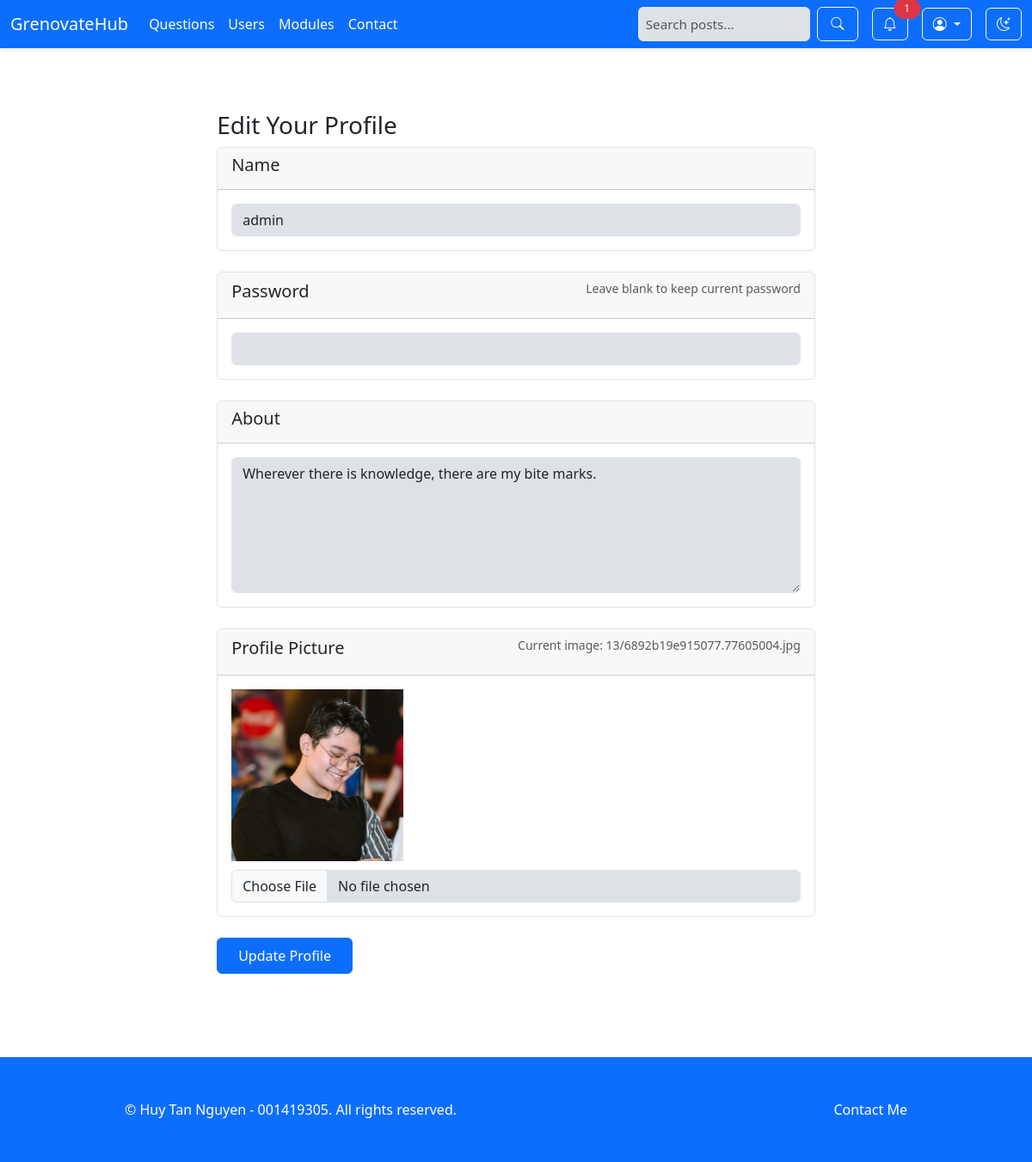
The page /web1-project-final/edit_user_info.php (signed in) on the database its author committed.
### tables this page shows
CREATE TABLE `users` (
  `ID` bigint(20) NOT NULL,
  `Username` varchar(50) NOT NULL,
  `Password` varchar(255) NOT NULL,
  `Email` varchar(100) NOT NULL,
  `Name` varchar(100) DEFAULT NULL,
  `ProfilePicture` varchar(255) DEFAULT NULL,
  `Reputation` bigint(20) DEFAULT 0,
  `DateJoined` timestamp NOT NULL DEFAULT current_timestamp(),
  `About` text DEFAULT NULL
);

### web1-project-final/edit_user_info.php (called while the page is built, shortened)
<?php
include_once 'includes/DatabaseConnection.php';
include_once 'includes/DatabaseFunction.php';
try {
    $user = getUserInfoForEdit($pdo, $_SESSION['user_id']);
    include 'templates/edit_user_info.html.php';
} catch (Exception $e) {
    $title = 'An error has occurred';
    $output = 'Error: ' . $e->getMessage();
}
include 'templates/layout.html.php';
?>

### web1-project-final/includes/DatabaseFunction.php (called while the page is built, shortened)
<?php
function query($pdo, $sql, $parameters = []) {
    $query = $pdo->prepare($sql);
    foreach ($parameters as $key => $value) {
        if (is_int($value)) {
            $query->bindValue($key, $value, PDO::PARAM_INT);
        } else if (is_bool($value)) {
            $query->bindValue($key, $value, PDO::PARAM_BOOL);
        } else if (is_null($value)) {
            $query->bindValue($key, $value, PDO::PARAM_NULL);
        } else {
            $query->bindValue($key, $value, PDO::PARAM_STR);
        }
    }
    $query->execute();
    return $query;
}
function fetchOne($pdo, $sql, $parameters = []) {
    $query = query($pdo, $sql, $parameters);
    return $query->fetch(PDO::FETCH_ASSOC);
}
function getUserInfoForEdit($pdo, $userId) {
  $sql = 'SELECT Name, Email, About, ProfilePicture FROM Users WHERE ID = :id';
  return fetchOne($pdo, $sql, [':id' => $userId]);
}

### web1-project-final/templates/edit_user_info.html.php (the view, shortened to what this page needs)
<div class="container mt-4" style="max-width: 1000px;">
    <div class="col-lg-10 mx-auto py-4 px-5">
        <h2 class="h3 font-weight-bold mb-2">Edit Your Profile</h2>
        <form action="" method="POST" enctype="multipart/form-data" class="space-y-4" id="edit-user-form">
            <div class="card">
                <div class="card-header">
                    <h3 class="h5 font-weight-bold">Name</h3>
                </div>
                <div class="card-body">
                    <input type="text" name="name" id="name" class="form-control" value="<?php echo htmlspecialchars($user['Name'] ?? ''); ?>" maxlength="100">
                </div>
            </div>
            <br>
            <div class="card">
                <div class="card-header">
                    <h3 class="h5 font-weight-bold">Password</h3>
                    <p class="text-muted small">Leave blank to keep current password</p>
                </div>
                <div class="card-body">
                    <input type="password" name="password" id="password" class="form-control" minlength="8">
                </div>
            </div>
            <br>
            <div class="card">
                <div class="card-header">
                    <h3 class="h5 font-weight-bold">About</h3>
                </div>
                <div class="card-body">
                    <textarea name="about" id="about" class="form-control" rows="6"><?php echo htmlspecialchars($user['About'] ?? ''); ?></textarea>
                </div>
            </div>
            <br>
            <div class="card">
                <div class="card-header">
                    <h3 class="h5 font-weight-bold">Profile Picture</h3>
                    <p class="text-muted small">Current image: <?php echo $user['ProfilePicture'] ? htmlspecialchars($user['ProfilePicture']) : 'None'; ?></p>
                </div>
                <div class="card-body">
                    <?php if ($user['ProfilePicture']): ?>
                        <img src="upload/uploads/<?php echo htmlspecialchars($user['ProfilePicture']); ?>" alt="Current Profile Picture" style="max-width: 200px; margin-bottom: 10px;">
                    <?php endif; ?>
                    <input type="file" name="image" class="form-control" accept="image/jpeg, image/png, image/gif">
                </div>
            </div>
            <br>
            <div class="d-flex justify-content-start">
                <button type="submit" name="submit" class="btn btn-primary px-4 py-2">Update Profile</button>
            </div>
        </form>
    </div>
</div>

### web1-project-final/index.css (style rules this page uses)
:root { --primary: #0d6efd; --primary-foreground: #ffffff; --secondary: #6c757d; --secondary-foreground: #ffffff; --accent: #e9ecef; --accent-foreground: #212529; --background: #ffffff; --foreground: #212529; --card: #ffffff; --card-foreground: #212529; --border: #dee2e6; --input: #dee2e6; --ring: #0d6efd; --radius: 0.375rem; --font-family: system-ui, -apple-system, "Segoe UI", Roboto; }
body { font-family: var(--font-family); background-color: var(--background); color: var(--foreground); }
.card { background-color: var(--card); color: var(--card-foreground); border-color: var(--border); transition: transform 0.2s; }
.btn { border-radius: var(--radius); }
.form-control, .form-select { background-color: var(--input); border-color: var(--border); color: var(--foreground); }
.card-header { display: flex; justify-content: space-between; align-items: center; }
.container { max-width: 120vh; margin: 0 auto; padding: 25px; }
.btn-primary { background: var(--primary); color: var(--primary-foreground); border: 1px solid var(--primary); }

### rows shown on the page
users: name "admin", about "Wherever there is knowledge, there are my bite marks.", ProfilePicture "13/6892b19e915077.77605004.jpg", ProfilePicture (picture)

### other values the page prints
$unread_count "1"
